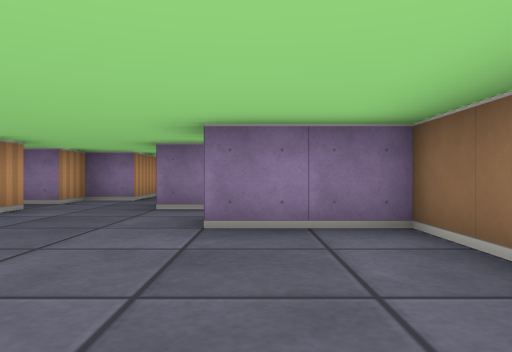
View 1 (above)

21 first-person views from a walk through a cub3D maze. The camera is about half as high as the walls, looks level and sees 70° across. The floor is counted in squares. Each view is taken from the middle of a square. On the plan, view 1 faces up. The plan holds only what a view shows up to about 9 squares ahead; the rest is blank.

View 2
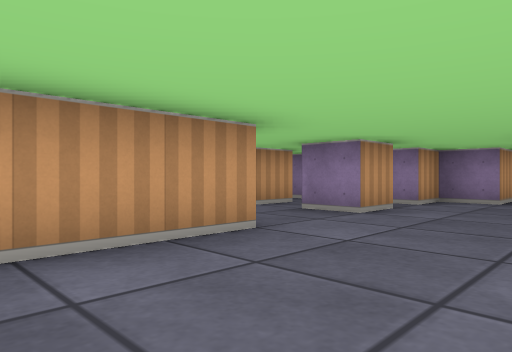

View 3
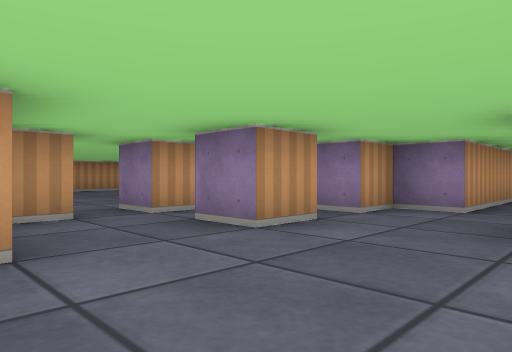

View 4
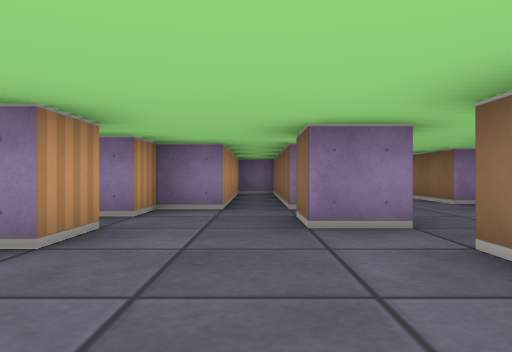

View 5
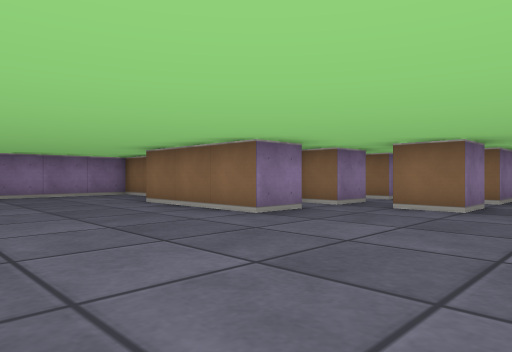

View 6
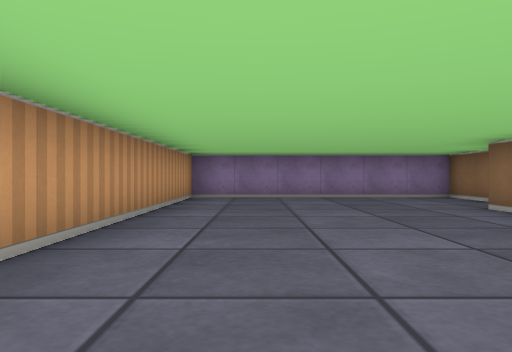

View 7
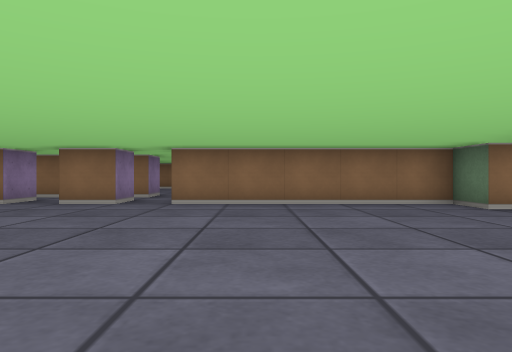

View 8
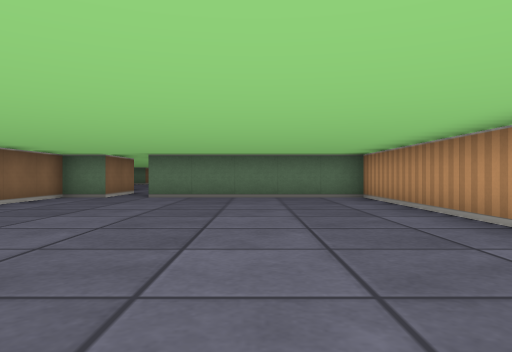

View 9
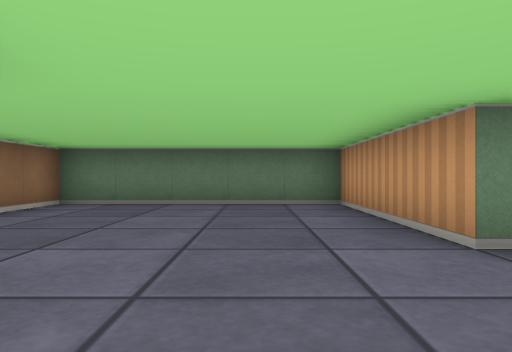

View 10
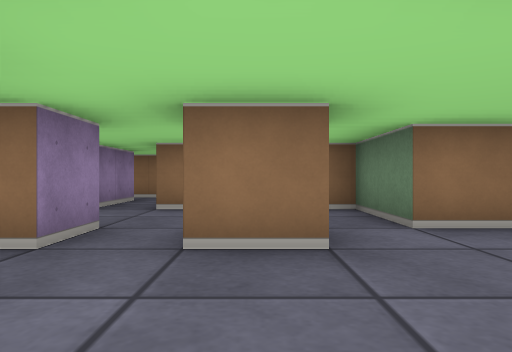

View 11
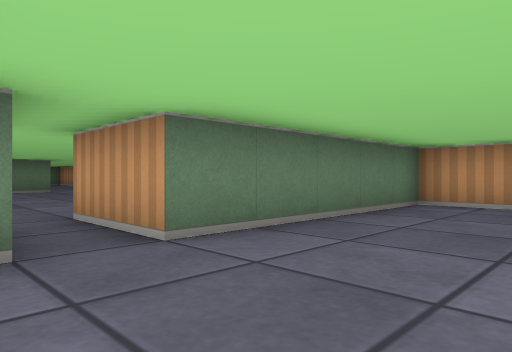

View 12
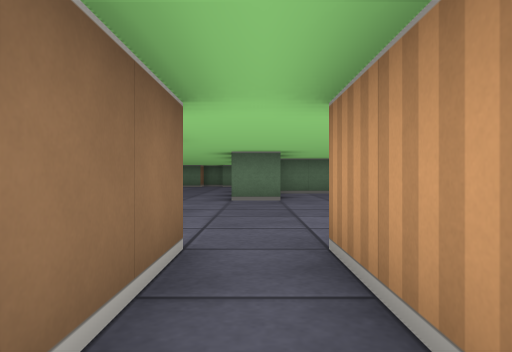

View 13
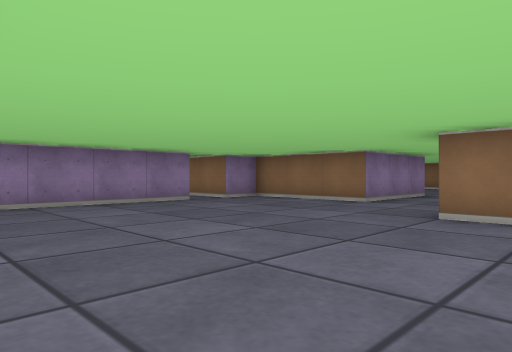

View 14
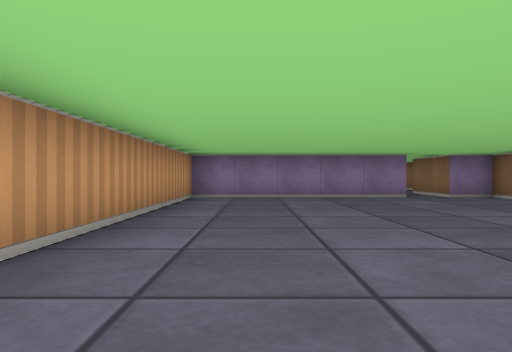

View 15
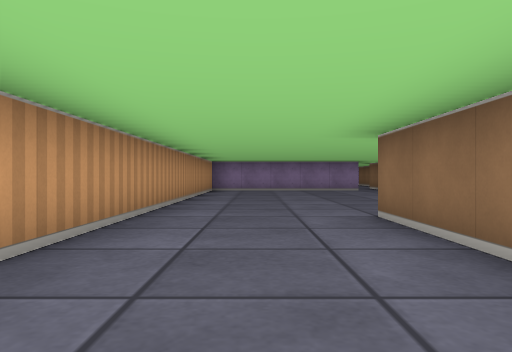

View 16
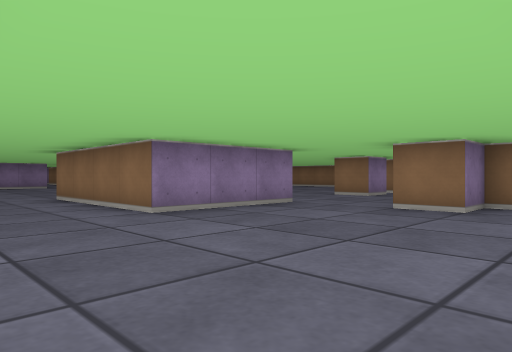

View 17
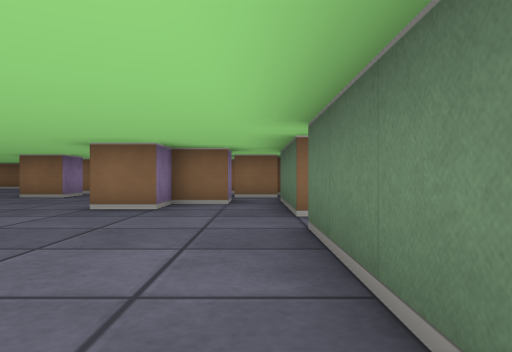

View 18
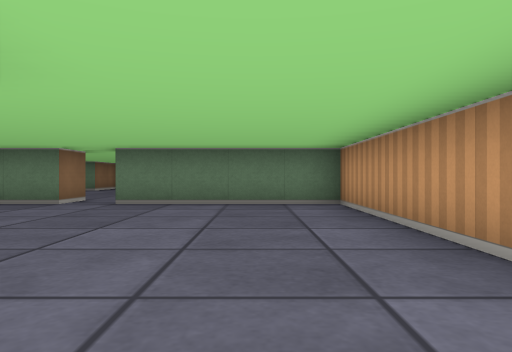

View 19
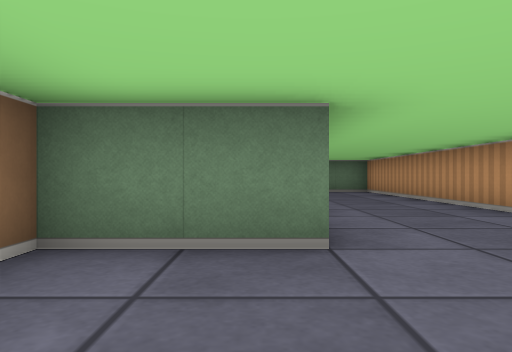

View 20
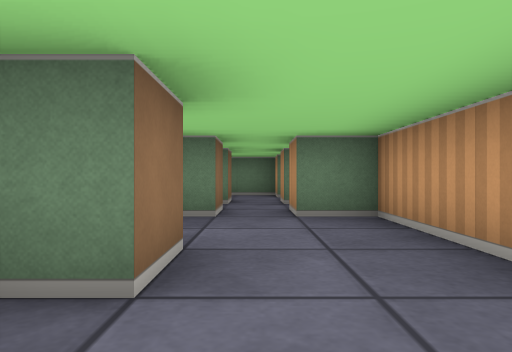

View 21
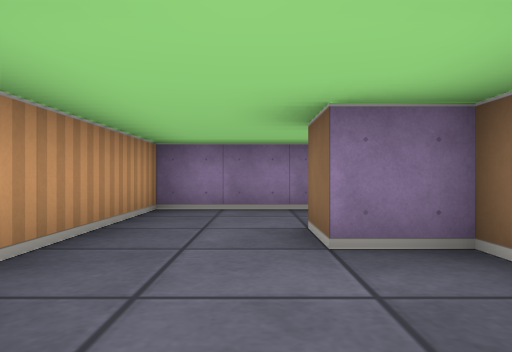

### Floor plan
Points are (right, up) in squares from view 1. A wall is a line through its corners. A room is listed if a view was taken in it or the views show most of it. See-through windows are left out.
Room 1 (views 1, 2, 3, 4, 5, 6, 7, 8, 9, 10, 11, 12)
walls: (-7.5, 6.5) (-8.5, 6.5) (-8.5, 9.5); (-5.5, 5.5) (-5.5, 4.5) (-6.5, 4.5) (-6.5, 5.5); (-5.5, 3.6) (-5.5, 2.9); (-5.5, 6.5) (-6.5, 6.5); (-3.5, 5.5) (-3.5, 4.5) (-4.5, 4.5) (-4.5, 5.5); (-3.5, 2.6) (-3.5, -1.5) (1.5, -1.5) (1.5, 0); (-7.5, 11) (-7.5, 12.5) (-13.5, 12.5) (-13.5, 6.1); (-0.5, 5.5) (-1.5, 5.5) (-1.5, 6.5); (-13.5, 3.5) (-13.5, -1.5) (-8.5, -1.5) (-8.5, -3.5); (-0.5, 7.5) (-1.5, 7.5) (-1.5, 10.8); (-2.5, 10.9) (-2.5, 7.5) (-3.5, 7.5) (-3.5, 6.5) (-4.5, 6.5); (-7.5, -3.5) (-7.5, -1.5) (-6.5, -1.5) (-6.5, 3.5); (1.5, 7) (1.5, 7.5); (1.5, 2.1) (1.5, 3.5) (-0.5, 3.5) (-0.5, 4.5) (1.5, 4.5) (1.5, 5); (1.5, 8.5) (1.5, 10.2)
ways out: opening at (-8, -2.5) to room 2; opening at (-5, 7) to room 3; opening at (2.5, 8)
Room 2 (views 13, 14, 15, 16, 17, 18, 19)
walls: (-8.5, -9.2) (-8.5, -8.5) (-7.5, -8.5); (-8.5, -15.5) (-10.5, -15.5) (-10.5, -11.5) (-8.5, -11.5); (-6.5, -6.5) (-6.5, -3.5) (-7.5, -3.5); (-7.5, -18.5) (-7.5, -17.5); (-6.5, -19.5) (-6.5, -18.5); (-8.5, -20.5) (-7.5, -20.5); (-8.5, -3.5) (-13.5, -3.5) (-13.5, -20.5) (-9.5, -20.5)
ways out: opening at (-8, -2.5) to room 1; opening at (-9, -21); opening at (-7.5, -16.5); opening at (-7, -7.5); opening at (-6.5, -20)
Room 3 (views 20, 21)
walls: (-3.4, 9.5) (-4.5, 9.5) (-4.5, 10.5) (-3.9, 10.5); (-4.1, 12.5) (-6.5, 12.5) (-6.5, 7.5) (-5.5, 7.5) (-5.5, 6.5); (-4.5, 6.5) (-4.5, 7.5) (-4, 7.5)
ways out: opening at (-5, 7) to room 1

Positions as (right, up) in squares from view 1, and headings:
1: (0, 0), facing up
2: (-1, 0), facing up-left
3: (-1, 2), facing up-left
4: (-2, 2), facing up
5: (-12, 3), facing up-right
6: (-12, 4), facing up
7: (-13, 2), facing right
8: (-11, 7), facing down
9: (-2, 5), facing down
10: (-4, 6), facing right
11: (-7, 1), facing down-left
12: (-8, -1), facing down
13: (-13, -10), facing up-right
14: (-12, -12), facing up
15: (-12, -16), facing up
16: (-13, -20), facing up-right
17: (-13, -20), facing right
18: (-12, -14), facing down
19: (-10, -9), facing down
20: (-5, 12), facing down
21: (-5, 7), facing up
